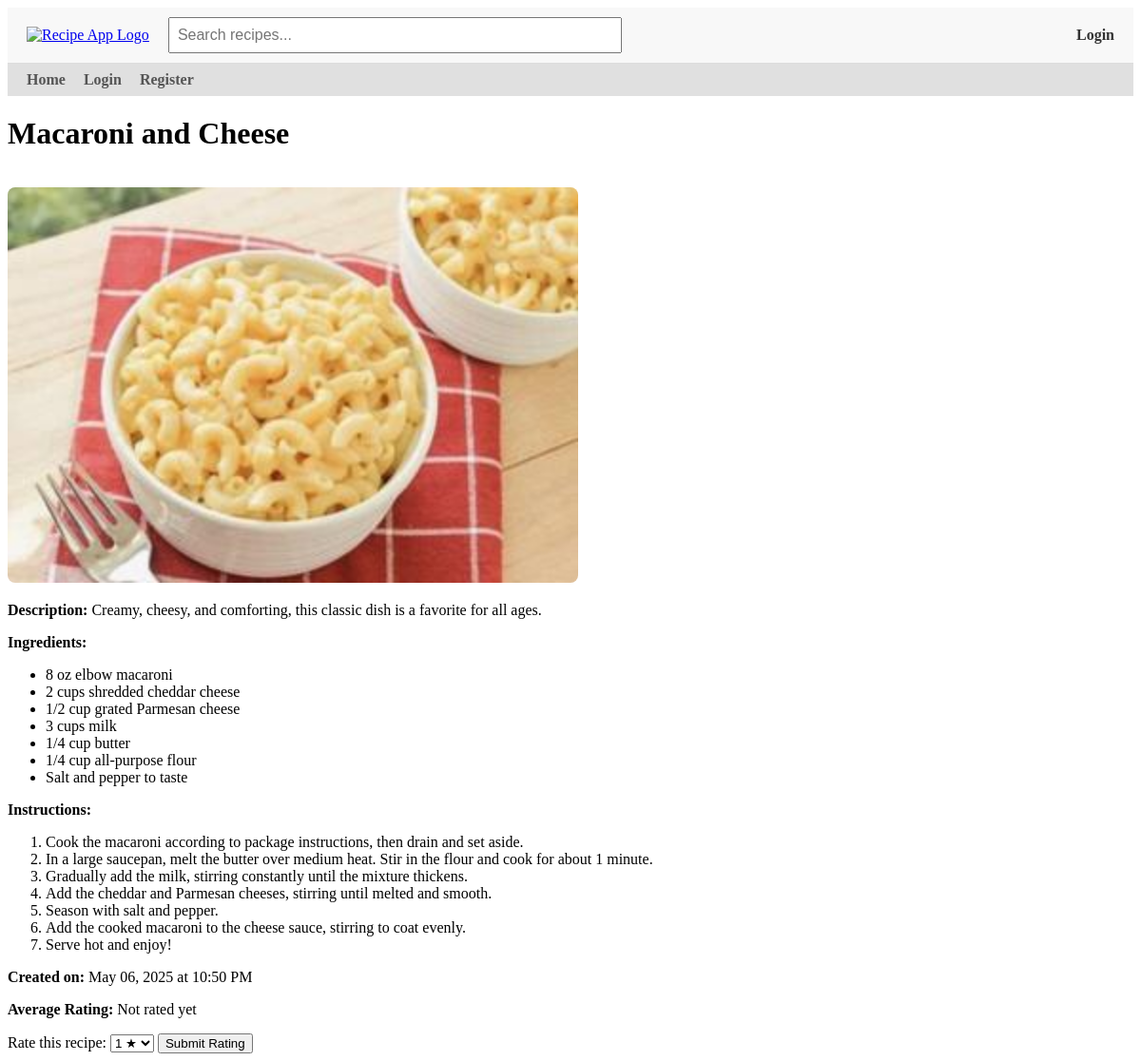
The page /recipe/2 on the database as committed earlier.
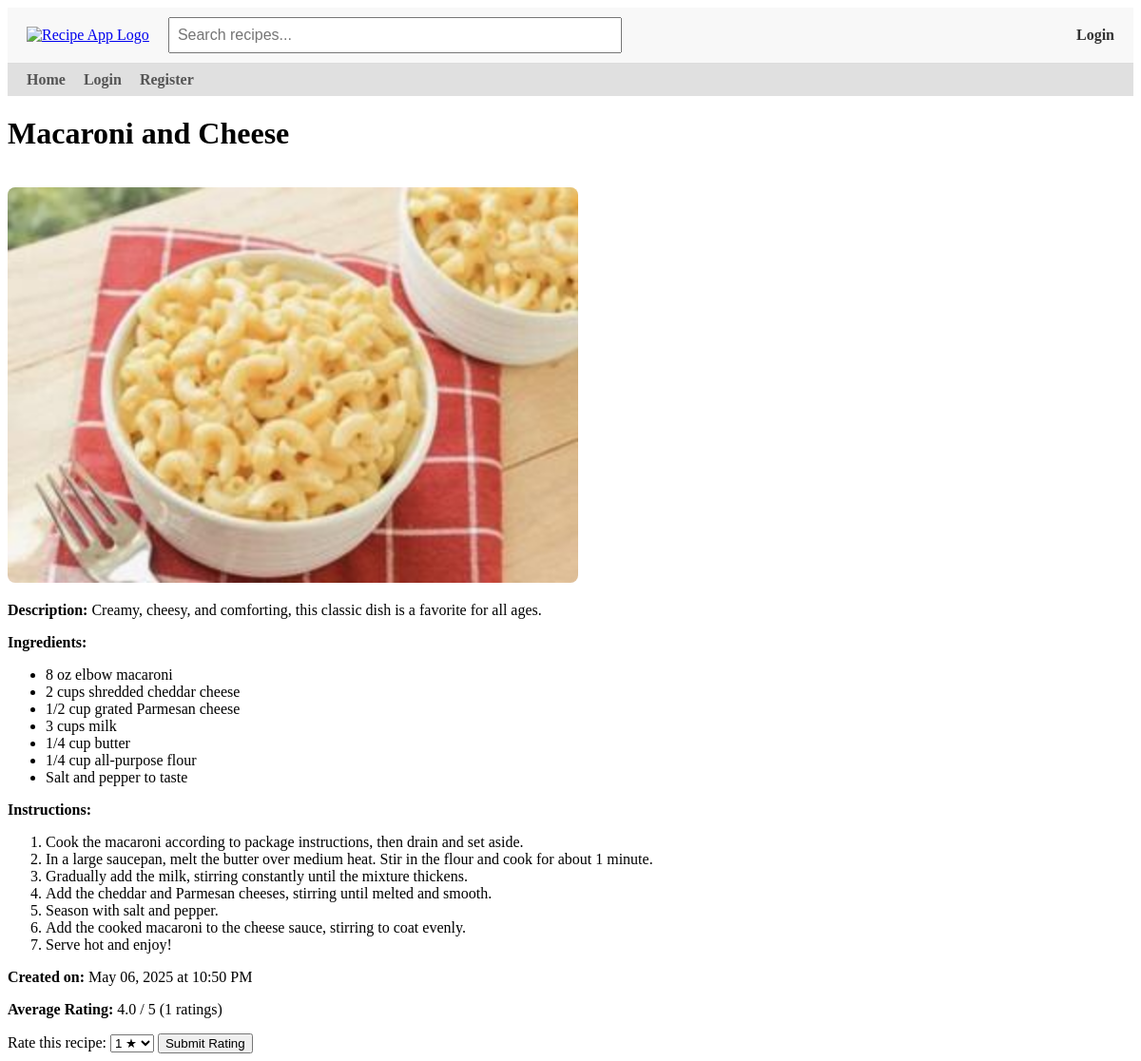
The same page on the database as committed later.
### app/models.py (models this page shows)
class Recipe(db.Model):
    id = db.Column(db.Integer, primary_key=True)
    title = db.Column(db.String(100), nullable=False)
    description = db.Column(db.Text, nullable=False)
    ingredients = db.Column(db.Text, nullable=True)
    instructions = db.Column(db.Text, nullable=True)
    image_filename = db.Column(db.String(120), nullable=True)
    created = db.Column(db.DateTime, default=get_local_time)
    user_id = db.Column(db.Integer, db.ForeignKey('user.id'), nullable=False)
    rating_sum = db.Column(db.Integer, default=0)
    rating_count = db.Column(db.Integer, default=0)
    user = db.relationship('User', backref=db.backref('user_recipes', lazy=True))
    @property
    def average_rating(self):
        if not self.rating_count or not self.rating_sum:
            return None
        return round(self.rating_sum / self.rating_count, 1)

### app/routes.py (the view)
@app.route('/recipe/<int:id>')
def recipe_details(id):
    recipe = Recipe.query.get_or_404(id)
    return render_template('recipe_details.html', recipe=recipe)

### app/routes.py (called while the page is built)
@app.context_processor
def inject_user():
    return dict(current_user=current_user)

### app/templates/recipe_details.html (shortened to what this page needs)
{% extends "base.html" %}
{% block content %}
    <h1>{{ recipe.title }}</h1>
    {% if recipe.image_filename %}
        <img src="{{ url_for('static', filename='uploads/' + recipe.image_filename) }}" alt="{{ recipe.title }}" style="width: 100%; max-width: 600px; height: auto; margin-top: 16px; border-radius: 8px;">
    {% endif %}
    <p><strong>Description:</strong> {{ recipe.description }}</p>
    {% if recipe.ingredients %}
    <p><strong>Ingredients:</strong></p>
    <ul>
        {% for ingredient in recipe.ingredients.split('\n') %}
            <li>{{ ingredient }}</li>
        {% endfor %}
    </ul>
    {% endif %}
    {% if recipe.instructions %}
    <p><strong>Instructions:</strong></p>
    <ol>
        {% for instruction in recipe.instructions.split('\n') %}
            <li>{{ instruction }}</li>
        {% endfor %}
    </ol>
    {% endif %}
    <p><strong>Created on:</strong> {{ recipe.created.strftime('%B %d, %Y at %I:%M %p') }}</p>
    <p><strong>Average Rating:</strong>
        {% if recipe.average_rating %}
            {{ recipe.average_rating }} / 5 ({{ recipe.rating_count }} ratings)
        {% else %}
            Not rated yet
        {% endif %}
    </p>
    <form action="{{ url_for('rate_recipe', id=recipe.id) }}" method="POST">
        <label for="rating">Rate this recipe:</label>
        <select name="rating" id="rating">
            <option value="1">1 ★</option>
        </select>
        <button type="submit">Submit Rating</button>
    </form>
    {% endblock %}

### app/templates/base.html (shortened to what this page needs)
<!DOCTYPE html>
<html lang="en">
<head>
</head>
<body>
    <div class="top-navbar">
        <div class="logo">
            <a href="{{ url_for('home') }}">
                <img src="{{ url_for('static', filename='spartan.png') }}" alt="Recipe App Logo">
            </a>
        </div>
        <div class="search-bar">
            <form action="{{ url_for('visitor_recipes') }}" method="get">
                <input type="text" name="q" placeholder="Search recipes...">
            </form>
        </div>
        <div class="login-link">
            {% if current_user.is_authenticated %}
                <a href="{{ url_for('logout') }}">Logout</a>
            {% elif session.get('visitor_email') %}
                <a href="{{ url_for('logout') }}">Exit Visitor Mode</a>
            {% else %}
                <a href="{{ url_for('login') }}">Login</a>
            {% endif %}        </div>
    </div>
    <div class="bottom-navbar">
    <a href="{{ url_for('home') }}" {% if request.endpoint == 'home' %}class="active"{% endif %}>Home</a>
    {% if current_user.is_authenticated %}
        <a href="{{ url_for('recipes') }}" {% if request.endpoint == 'recipes' %}class="active"{% endif %}>My Recipes</a>
        <a href="{{ url_for('make_recipe') }}" {% if request.endpoint == 'make_recipe' %}class="active"{% endif %}>Make Recipe</a>
        <a href="{{ url_for('logout') }}">Logout</a>
    {% elif session.get('visitor_email') %}
        <a href="{{ url_for('visitor_recipes') }}" {% if request.endpoint == 'visitor_recipes' %}class="active"{% endif %}>Visitor Recipes</a>
        <a href="{{ url_for('logout') }}">Exit Visitor Mode</a>
    {% else %}
        <a href="{{ url_for('login') }}" {% if request.endpoint == 'login' %}class="active"{% endif %}>Login</a>
        <a href="{{ url_for('register') }}" {% if request.endpoint == 'register' %}class="active"{% endif %}>Register</a>
    {% endif %}
    </div>
    {% block content %}{% endblock %}
</body>
</html>

### app/templates/base.html (style rules this page uses)
.top-navbar { display: flex; align-items: center; justify-content: space-between; padding: 10px 20px; background-color: #f8f8f8; border-bottom: 1px solid #ddd; }
.top-navbar .logo img { height: 50px; }
.top-navbar .search-bar { flex: 1; margin: 0 20px; }
.top-navbar .search-bar input[type="text"] { width: 50%; padding: 8px; font-size: 16px; }
.top-navbar .login-link a { margin-left: 20px; text-decoration: none; font-weight: bold; color: #333; }
.bottom-navbar { background-color: #e0e0e0; padding: 8px 20px; }
.bottom-navbar a { margin-right: 15px; text-decoration: none; font-weight: bold; color: #555; }

Rows that differ between the two databases and show on the page:
changed Recipe "Macaroni and Cheese": average_rating (not shown) → "4.0"; rating_count (not shown) → "1"
Other text that changed with them:
text no longer shown: "Not rated yet"
text now shown: "/ 5 ( ratings)"
